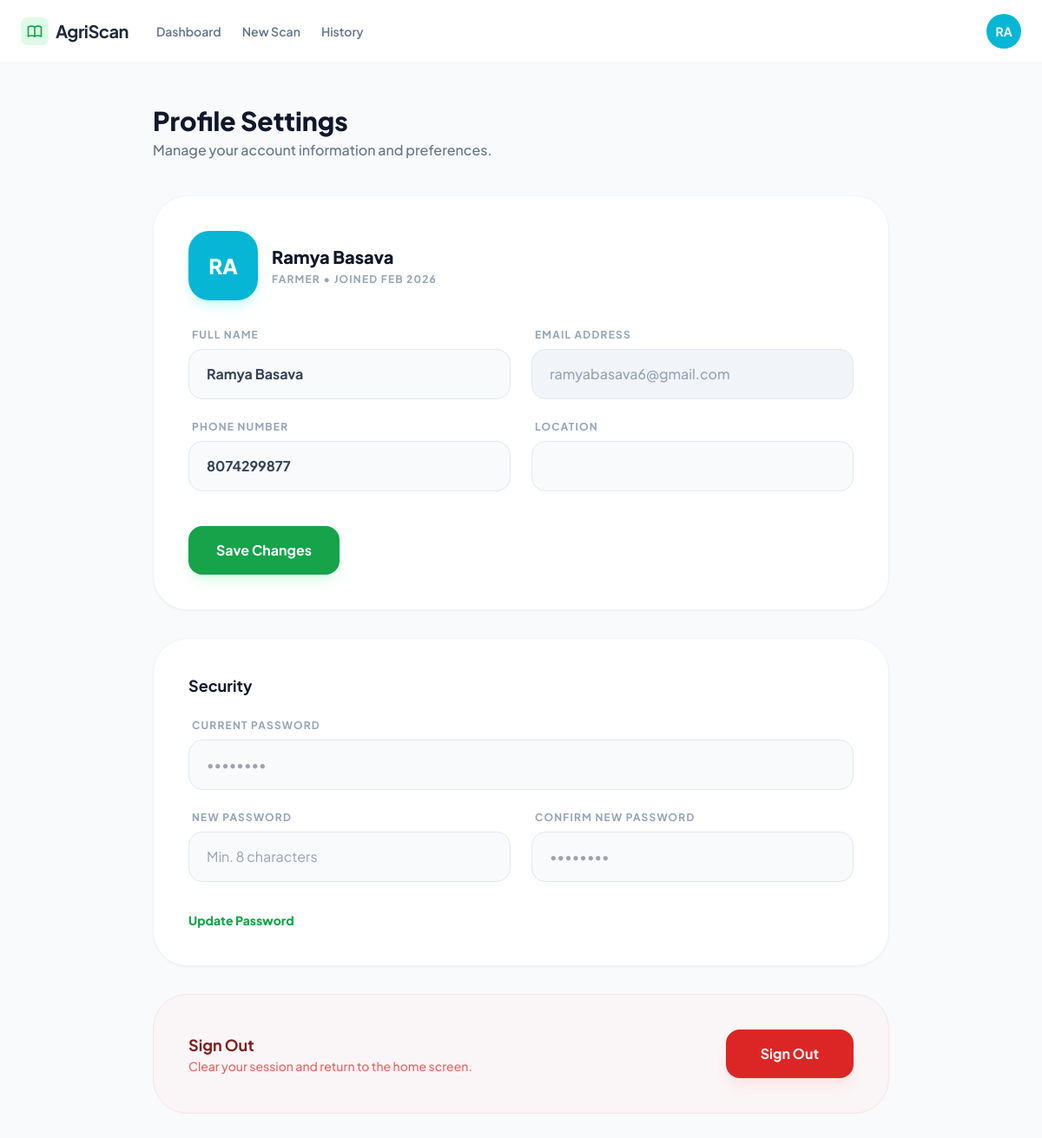
The page /profile (signed in) on the database its author committed.
### models.py (models this page shows)
class User(db.Model, UserMixin):
    id = db.Column(db.Integer, primary_key=True)
    full_name = db.Column(db.String(100), nullable=False)
    email = db.Column(db.String(120), unique=True, nullable=False)
    password = db.Column(db.String(200), nullable=False)
    phone = db.Column(db.String(20))
    location = db.Column(db.String(100))
    role = db.Column(db.String(50))
    scans = db.relationship('Scan', backref='owner', lazy=True)

### app.py (the view)
@app.route('/profile', methods=['GET', 'POST'])
@login_required
def profile():
    if request.method == 'POST':
        current_user.full_name = request.form.get('full_name')
        current_user.phone = request.form.get('phone')
        current_user.location = request.form.get('location')
        db.session.commit()
        return redirect(url_for('profile'))
    return render_template('profile.html')

### app.py (called while the page is built)
@login_manager.user_loader
def load_user(user_id):
    return User.query.get(int(user_id))

### templates/profile.html (shortened to what this page needs)
<!DOCTYPE html>
<html lang="en">
<head>
    <script src="https://cdn.tailwindcss.com"></script>
</head>
<body class="bg-slate-50 text-slate-900">
    <nav class="bg-white border-b border-slate-100 px-6 py-4 flex items-center justify-between sticky top-0 z-50">
        <div class="flex items-center gap-8">
            <div class="flex items-center gap-2">
                <div class="bg-green-100 p-1.5 rounded-lg">
                </div>
                <span class="text-xl font-bold tracking-tight text-slate-800">AgriScan</span>
            </div>
            <div class="hidden md:flex items-center gap-6">
                <a href="dashboard.html" class="text-sm font-semibold text-slate-500 hover:text-green-600">Dashboard</a>
                <a href="upload.html" class="text-sm font-semibold text-slate-500 hover:text-green-600">New Scan</a>
                <a href="history.html" class="text-sm font-semibold text-slate-500 hover:text-green-600">History</a>
            </div>
        </div>
        <div class="flex items-center gap-4">
             <div class="w-10 h-10 bg-cyan-500 text-white rounded-full flex items-center justify-center font-bold text-sm shadow-sm ring-2 ring-white ring-offset-2">RA</div>
        </div>
    </nav>
    <main class="max-w-4xl mx-auto px-6 py-12">
        <div class="mb-10">
            <h1 class="text-3xl font-black text-slate-900">Profile Settings</h1>
            <p class="text-slate-500 font-medium mt-1">Manage your account information and preferences.</p>
        </div>
        <div class="grid grid-cols-1 gap-8">
            <div class="bg-white rounded-[2.5rem] border border-slate-100 shadow-sm p-8 md:p-10">
                <div class="flex items-center gap-4 mb-8">
                    <div class="w-20 h-20 bg-cyan-500 text-white rounded-3xl flex items-center justify-center text-2xl font-black shadow-lg shadow-cyan-100">RA</div>
                    <div>
                        <h3 class="text-xl font-extrabold text-slate-900">{{ current_user.full_name }}</h3>
                        <p class="text-slate-400 font-bold text-xs uppercase tracking-widest mt-1">Farmer • Joined Feb 2026</p>
                    </div>
                </div>
                <form class="space-y-6">
                    <div class="grid grid-cols-1 md:grid-cols-2 gap-6">
                        <div>
                            <label class="block text-xs font-bold text-slate-400 uppercase tracking-widest mb-2 px-1">Full Name</label>
                            <input type="text" value="{{ current_user.full_name }}" class="w-full px-5 py-4 rounded-2xl bg-slate-50 border border-slate-200 focus:border-green-500 focus:ring-4 focus:ring-green-500/10 transition outline-none font-bold text-slate-700">
                        </div>
                        <div>
                            <label class="block text-xs font-bold text-slate-400 uppercase tracking-widest mb-2 px-1">Email Address</label>
                            <input type="email" value="{{ current_user.email }}" disabled class="w-full px-5 py-4 rounded-2xl bg-slate-100 border border-slate-200 text-slate-400 cursor-not-allowed font-medium">
                        </div>
                        <div>
                            <label class="block text-xs font-bold text-slate-400 uppercase tracking-widest mb-2 px-1">Phone Number</label>
                            <input type="tel" value="{{ current_user.phone }}" class="w-full px-5 py-4 rounded-2xl bg-slate-50 border border-slate-200 focus:border-green-500 focus:ring-4 focus:ring-green-500/10 transition outline-none font-bold text-slate-700">
                        </div>
                        <div>
                            <label class="block text-xs font-bold text-slate-400 uppercase tracking-widest mb-2 px-1">Location</label>
                            <input type="text" value="" class="w-full px-5 py-4 rounded-2xl bg-slate-50 border border-slate-200 focus:border-green-500 focus:ring-4 focus:ring-green-500/10 transition outline-none font-bold text-slate-700">
                        </div>
                    </div>
                    <div class="pt-4">
                        <button type="submit" class="bg-green-600 text-white px-8 py-4 rounded-2xl font-bold hover:bg-green-700 transition shadow-lg shadow-green-100">
                            Save Changes
                        </button>
                    </div>
                </form>
            </div>
            <div class="bg-white rounded-[2.5rem] border border-slate-100 shadow-sm p-8 md:p-10">
                <h4 class="text-lg font-bold text-slate-900 mb-6">Security</h4>
                <div class="space-y-6">
                    <div>
                        <label class="block text-xs font-bold text-slate-400 uppercase tracking-widest mb-2 px-1">Current Password</label>
                        <input type="password" placeholder="••••••••" class="w-full px-5 py-4 rounded-2xl bg-slate-50 border border-slate-200 focus:border-green-500 focus:ring-4 focus:ring-green-500/10 transition outline-none">
                    </div>
                    <div class="grid grid-cols-1 md:grid-cols-2 gap-6">
                        <div>
                            <label class="block text-xs font-bold text-slate-400 uppercase tracking-widest mb-2 px-1">New Password</label>
                            <input type="password" placeholder="Min. 8 characters" class="w-full px-5 py-4 rounded-2xl bg-slate-50 border border-slate-200 focus:border-green-500 focus:ring-4 focus:ring-green-500/10 transition outline-none">
                        </div>
                        <div>
                            <label class="block text-xs font-bold text-slate-400 uppercase tracking-widest mb-2 px-1">Confirm New Password</label>
                            <input type="password" placeholder="••••••••" class="w-full px-5 py-4 rounded-2xl bg-slate-50 border border-slate-200 focus:border-green-500 focus:ring-4 focus:ring-green-500/10 transition outline-none">
                        </div>
                    </div>
                    <div class="pt-2">
                        <button type="button" class="text-green-600 font-extrabold text-sm hover:underline">Update Password</button>
                    </div>
                </div>
            </div>
            <div class="bg-red-50/50 rounded-[2.5rem] border border-red-100 p-8 md:p-10 flex flex-col md:flex-row items-center justify-between gap-6">
                <div>
                    <h4 class="text-lg font-bold text-red-900">Sign Out</h4>
                    <p class="text-red-600/70 text-sm font-medium">Clear your session and return to the home screen.</p>
                </div>
                <a href="{{ url_for('logout') }}" class="bg-red-600 text-white px-10 py-4 rounded-2xl font-bold hover:bg-red-700 transition shadow-lg shadow-red-100">
                    Sign Out
                </a>
            </div>
        </div>
    </main>
</body>
</html>

### templates/profile.html (style rules this page uses)
body { font-family: 'Plus Jakarta Sans', sans-serif; }

### rows shown on the page
User: full_name "Ramya Basava", email "ramyabasava6@gmail.com", phone "8074299877"
